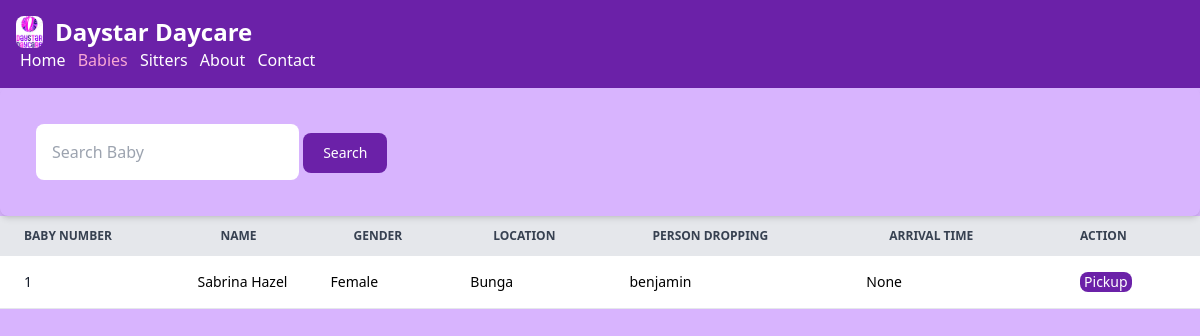
Before: /baby/pickupbaby with the older database file.
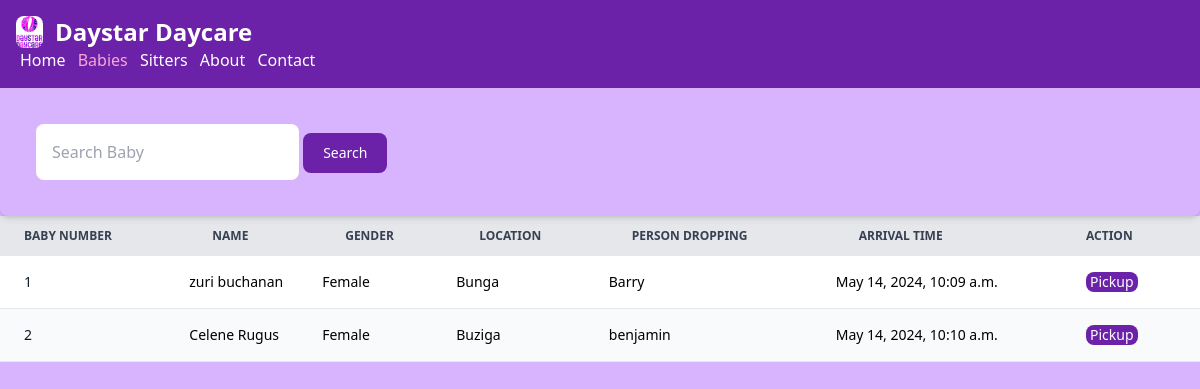
After: the same page with the newer database file.
### baby_app/models.py (models this page shows, shortened)
class Baby(models.Model):
    name = models.CharField(max_length=100)
    gender = models.CharField(max_length=25)
    age = models.IntegerField()
    location = models.CharField(max_length=200)
    name_dropper = models.CharField(max_length=100)
    time_arrival = models.DateTimeField(auto_now_add=True)
    name_parents = models.CharField(max_length=100)
    amount_paid = models.FloatField()
    period_stay = models.CharField(max_length=50)

### baby_app/views.py (the view)
# urls.py: path('pickupbaby', views.pickupbaby, name='pickupbaby'),
def pickupbaby(request):
    babylist = Baby.objects.all()
    return render(request, 'baby_app/babypick.html', {'babylist': babylist})

### baby_app/templates/baby_app/babypick.html (shortened to what this page needs)
{% load static %}
<!DOCTYPE html>
<html lang="en">
<head>
    <script src="https://cdn.tailwindcss.com"></script>
</head>
<body class="bg-purple-300">
    <nav class="bg-purple-800 gap-2 p-4 items-end text-white">
        <div>
            <a href="/home" class="flex items-center mb-4 sm:mb-0 space-x-3 rtl:space-x-reverse">
                <img src="{% static "home_app/images/daystar_logo_2.jpg" %}" class="h-8 rounded-lg" alt="Daystar_Daycare_Logo">
                <span class="self-center text-2xl font-semibold whitespace-nowrap dark:text-white">Daystar Daycare</span>
            </a>
            <div class="justify-end">
                <a href="/home" class="px-1">Home</a>
                <a href="/baby/" class="text-pink-300 px-1">Babies</a>
                <a href="/sitter" class="px-1">Sitters</a>
                <a href="/abouts" class="px-1">About</a>
                <a href="/contacts" class="px-1">Contact</a>
            </div>
        </div>
    </nav>
    <div class="relative overflow-x-auto shadow-md sm:rounded-lg p-5">
        <div class="flex flex-wrap">
            <div class="w-1/2">
                <form action="post" class="p-4">
                    <input class="form-control p-4 rounded-lg" type="text" name="search" placeholder="Search Baby">
                    <button type="submit" class="text-white bg-purple-800 hover:bg-pink-300 focus:ring-4 focus:outline-none focus:ring-blue-300 font-medium rounded-lg text-sm w-full sm:w-auto px-5 py-2.5 text-center dark:bg-blue-600 dark:hover:bg-blue-600 dark:focus:ring-blue-800">Search</button>
                </form>
            </div>
        </div>
    </div>
    <table class="w-full text-sm text-left rtl:text-right text-black-500 dark:text-gray-400">
        <thead class="text-xs text-gray-700 uppercase bg-gray-200 dark:bg-gray-700 dark:text-gray-400">
            <tr>
                <th scope="col" class="px-6 py-3">
                    Baby Number
                </th>
                <th scope="col" class="px-6 py-3">
                    Name
                </th>
                <th scope="col" class="px-6 py-3">
                    Gender
                </th>
                <th scope="col" class="px-6 py-3">
                    Location
                </th>
                <th scope="col" class="px-6 py-3">
                    Person Dropping
                </th>
                <th scope="col" class="px-6 py-3">
                    Arrival Time
                </th>
                <th scope="col" class="px-6 py-3">
                    Action
                </th>
            </tr>
        </thead>
        <tbody>
            {% for baby in babylist %}
            <tr class="odd:bg-white odd:dark:bg-gray-900 even:bg-gray-50 even:dark:bg-gray-800 border-b dark:border-gray-700">
                <th scope="row" class="px-6 py-4 font-medium text-gray-900 whitespace-nowrap dark:text-white">{{ baby.id }}</th>
                <td px-6 py-4>{{ baby.name }}</td>
                <td px-6 py-4>{{ baby.gender }}</td>
                <td px-6 py-4>{{ baby.location }}</td>
                <td px-6 py-4>{{ baby.name_dropper }}</td>
                <td px-6 py-4>{{ baby.time_arrival }}</td>
                <td class="px-6 py-4">
                    <a href="{% url "pickup" baby.id %}">
                        <button type="submit" class="px-1 py-0 bg-purple-800 text-white hover:bg-pink-300 rounded-lg">Pickup</button>
                    </a>
                </td>
            </tr>
            {% endfor %}
        </tbody>
    </table>
</body>
</html>

Changed rows visible on the page:
changed Baby "Bunga": name "Sabrina Hazel" → "zuri buchanan"; name_dropper "benjamin" → "Barry"; time_arrival "None" → "May 14, 2024, 10:09 a.m."
added Baby: id "2", name "Celene Rugus", gender "Female", location "Buziga", name_dropper "benjamin", time_arrival "May 14, 2024, 10:10 a.m."
